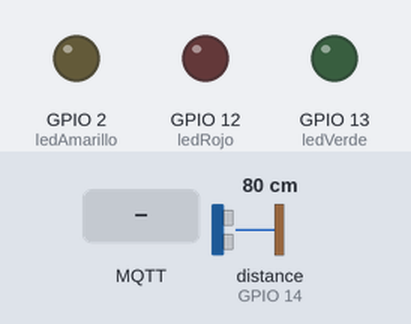
Bench run of a sketch on a simulated ESP32. Shown: output pins drawn as LEDs (lit = HIGH). Wiring (inferred from the names in the program): ultrasonic range finder: trigger GPIO 15; echo GPIO 14. The test bench sets the inputs (shaded band); at power-on: distance to the obstacle (sensor on GPIO 14) 80 cm. The echo pulse lasts 58.3 µs per cm; WiFi joins after 1.5 s; servers stay silent unless stated; no MQTT or app messages arrive unless stated; the camera gives no picture; pins used as bus, display or sensor lines are not drawn; what the sketch prints to the serial monitor is not drawn.

Above: at 1.5 s.
1.6 s: MQTT message "0" arrives on the first subscribed topic
At 2.8 s:
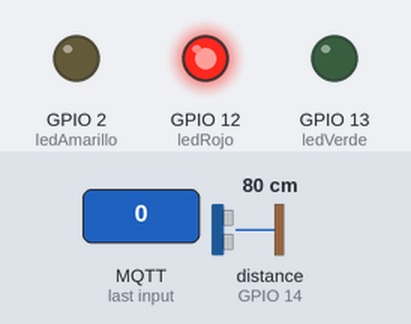
3.1 s: MQTT message "1" arrives on the first subscribed topic
At 4.1 s:
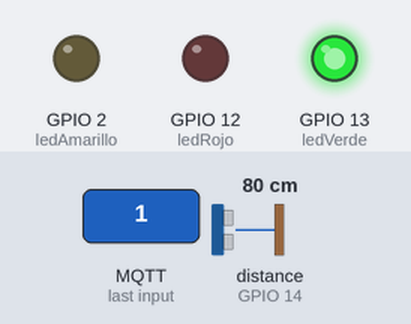
4.6 s: MQTT message "2" arrives on the first subscribed topic
At 5.3 s:
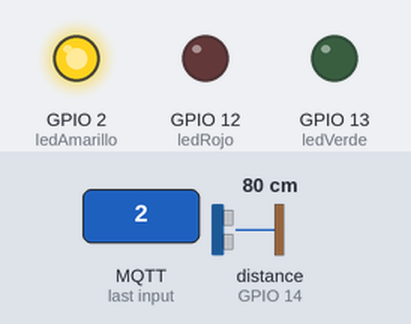
Timing chart, 0 to 7.6 s (numbered marks = the images above; inputs shaded):
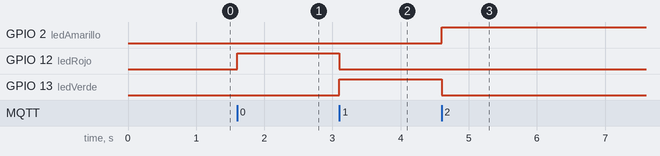

Measured:
- after the input at 1.6 s, GPIO 12 (ledRojo): LOW → HIGH at once
- after the input at 3.1 s, GPIO 12 (ledRojo): HIGH → LOW at once; GPIO 13 (ledVerde): LOW → HIGH at once
- after the input at 4.6 s, GPIO 2 (ledAmarillo): LOW → HIGH at once; GPIO 13 (ledVerde): HIGH → LOW at once

The sketch:

esp32-to-iotcore.ino
```cpp
#define MQTT_MAX_PACKET_SIZE 23552  // Ajusta este valor según sea necesario
#include <PubSubClient.h>
#include "secrets.h"
#include <WiFiClientSecure.h>
#include "WiFi.h"
#include "esp_camera.h"

#define PWDN_GPIO_NUM  -1
#define RESET_GPIO_NUM -1
#define XCLK_GPIO_NUM  21
#define SIOD_GPIO_NUM  26
#define SIOC_GPIO_NUM  27

#define Y9_GPIO_NUM    35
#define Y8_GPIO_NUM    34
#define Y7_GPIO_NUM    39
#define Y6_GPIO_NUM    36
#define Y5_GPIO_NUM    19
#define Y4_GPIO_NUM    18
#define Y3_GPIO_NUM    5
#define Y2_GPIO_NUM    4
#define VSYNC_GPIO_NUM 25
#define HREF_GPIO_NUM  23
#define PCLK_GPIO_NUM  22

const int bufferSize = 1024 * 23; // 23552 bytes
#define TRIG_PIN  15  // TRIG
#define ECHO_PIN  14  // ECHO
const int ledRojo = 12; // Cambia por el pin real usado para el LED rojo
const int ledVerde = 13; // Cambia por el pin real usado para el LED verde
const int ledAmarillo = 2; // Cambia por el pin real usado para el LED amarillo
#define MAX_DISTANCE 20  // Distancia máxima en cm para considerar un objeto "cerca"

// Configuración del MQTT
#define ESP32WROVER_PUBLISH_TOPIC "esp32/wrover_0"
#define LED_SUBSCRIBE_TOPIC "esp32/led_status"

// Instancia del cliente WiFi y MQTT
WiFiClientSecure net;
PubSubClient client(net);

// Prototipos de funciones
void messageReceived(char* topic, byte* payload, unsigned int length);

void cameraInit(){
  camera_config_t config;
  config.ledc_channel = LEDC_CHANNEL_0;
  config.ledc_timer = LEDC_TIMER_0;
  config.pin_d0 = Y2_GPIO_NUM;
  config.pin_d1 = Y3_GPIO_NUM;
  config.pin_d2 = Y4_GPIO_NUM;
  config.pin_d3 = Y5_GPIO_NUM;
  config.pin_d4 = Y6_GPIO_NUM;
  config.pin_d5 = Y7_GPIO_NUM;
  config.pin_d6 = Y8_GPIO_NUM;
  config.pin_d7 = Y9_GPIO_NUM;
  config.pin_xclk = XCLK_GPIO_NUM;
  config.pin_pclk = PCLK_GPIO_NUM;
  config.pin_vsync = VSYNC_GPIO_NUM;
  config.pin_href = HREF_GPIO_NUM;
  config.pin_sscb_sda = SIOD_GPIO_NUM;
  config.pin_sscb_scl = SIOC_GPIO_NUM;
  config.pin_pwdn = PWDN_GPIO_NUM;
  config.pin_reset = RESET_GPIO_NUM;
  config.xclk_freq_hz = 20000000;
  config.frame_size = FRAMESIZE_VGA; // 640x480
  config.pixel_format = PIXFORMAT_JPEG;
  config.jpeg_quality = 10;
  config.fb_count = 2;

  // camera init
  esp_err_t err = esp_camera_init(&config);
  if (err != ESP_OK) {
    Serial.printf("Camera init failed with error 0x%x", err);
    ESP.restart();
    return;
  }
}
void mqttInit() {
  net.setCACert(AWS_CERT_CA);
  net.setCertificate(AWS_CERT_CRT);
  net.setPrivateKey(AWS_CERT_PRIVATE);

  client.setServer(AWS_IOT_ENDPOINT, 8883);
  client.setBufferSize(bufferSize);
  client.setCallback(messageReceived);

  // Conectar al servidor MQTT
  connectAWS();
}
void callback(char* topic, byte* payload, unsigned int length) {
  payload[length] = '\0';  // Asegura que el mensaje sea una cadena terminada en nulo
  String message = String((char*) payload);
  int ledStatus = message.toInt();  // Convierte el mensaje en un entero
  setLED(ledStatus);
}

void grabImage(){
  camera_fb_t * fb = esp_camera_fb_get();
  if(fb != NULL && fb->format == PIXFORMAT_JPEG && fb->len < bufferSize){
    Serial.print("Image Length: ");
    Serial.print(fb->len);
    Serial.print("\t Publish Image: ");
    bool result = client.publish(ESP32WROVER_PUBLISH_TOPIC,fb->buf, fb->len);
    Serial.println(result);

    if(!result){
      ESP.restart();
    }
  }
  esp_camera_fb_return(fb);
  delay(1);
}


float getDistance() {
  digitalWrite(TRIG_PIN, HIGH);
  delayMicroseconds(10);
  digitalWrite(TRIG_PIN, LOW);

  // Tiempo en el que el pulso está en HIGH. Esto es el tiempo que tarda en ir y volver
  long duration = pulseIn(ECHO_PIN, HIGH);

  // Calcula la distancia en centímetros
  float distance = (float)duration / 29.1 / 2;

  return distance;
}

void connectAWS() {
  Serial.print("Conectando a AWS IoT...");
  while (!client.connect(THINGNAME)) {
    Serial.print(".");
    delay(1000);
  }

  Serial.println("AWS IoT conectado!");
  client.subscribe(LED_SUBSCRIBE_TOPIC);
}

void reconnect() {
  // Ciclo hasta que estemos reconectados
  while (!client.connected()) {
    Serial.print("Intentando conexión MQTT...");
    if (client.connect(THINGNAME)) {
      Serial.println("conectado");
      client.subscribe(LED_SUBSCRIBE_TOPIC);
    } else {
      Serial.print("falló, rc=");
      Serial.print(client.state());
      Serial.println(" intentando de nuevo en 5 segundos");
      delay(5000);
    }
  }
}

void messageReceived(char* topic, byte* payload, unsigned int length) {
  // Asegúrate de que el mensaje es para el topic de LED
  if (String(topic) == LED_SUBSCRIBE_TOPIC) {
    payload[length] = '\0'; // Asegura que el mensaje sea una cadena terminada en nulo
    int ledStatus = atoi((char*)payload); // Convierte el mensaje en un entero
    setLED(ledStatus);
  }
}

void setLED(int status) {
  // Apaga todos los LEDs primero
  digitalWrite(ledRojo, LOW);
  digitalWrite(ledVerde, LOW);
  digitalWrite(ledAmarillo, LOW);

  // Enciende el LED basado en el valor de 'status'
  switch(status) {
    case 0:
      digitalWrite(ledRojo, HIGH);
      break;
    case 1:
      digitalWrite(ledVerde, HIGH);
      break;
    case 2:
      digitalWrite(ledAmarillo, HIGH);
      break;
  }
}

void setup() {
  // Inicializar Serial, WiFi, cámara y MQTT
  Serial.begin(115200);
  // Inicialización para el sensor HC-SR04
  pinMode(TRIG_PIN, OUTPUT);
  digitalWrite(TRIG_PIN, LOW);
  pinMode(ECHO_PIN, INPUT);
  // Configurar pines de LED como salidas
  pinMode(ledRojo, OUTPUT);
  pinMode(ledVerde, OUTPUT);
  pinMode(ledAmarillo, OUTPUT);

  WiFi.mode(WIFI_STA);
  WiFi.begin(WIFI_SSID, WIFI_PASSWORD);
  cameraInit();
  mqttInit();

}

void loop() {
  if (!client.connected()) {
    reconnect();
  }
  client.loop();
  float distance = getDistance();
  if (distance < MAX_DISTANCE) {
    Serial.println("DISTANCE");
    Serial.println(distance);
    if(client.connected()) grabImage();
    delay(500000);  // Para evitar enviar imágenes constantemente, espera 5 segundos antes de la próxima medición
  }

}
```

secrets.h
```cpp
#include <pgmspace.h>

#define SECRET
#define THINGNAME "esp32_wrover_1"

const char WIFI_SSID[] = "Manguito 🐱";
const char WIFI_PASSWORD[] = "0c2c95b8";

const char AWS_IOT_ENDPOINT[] = "a29do128lzv9gz-ats.iot.us-east-1.amazonaws.com";

// Amazon Root CA 1
static const char AWS_CERT_CA[] PROGMEM = R"EOF(
-----BEGIN CERTIFICATE-----
MIIDQTCCAimgAwIBAgITBmyfz5m/jAo54vB4ikPmljZbyjANBgkqhkiG9w0BAQsF
ADA5MQswCQYDVQQGEwJVUzEPMA0GA1UEChMGQW1hem9uMRkwFwYDVQQDExBBbWF6
b24gUm9vdCBDQSAxMB4XDTE1MDUyNjAwMDAwMFoXDTM4MDExNzAwMDAwMFowOTEL
MAkGA1UEBhMCVVMxDzANBgNVBAoTBkFtYXpvbjEZMBcGA1UEAxMQQW1hem9uIFJv
b3QgQ0EgMTCCASIwDQYJKoZIhvcNAQEBBQADggEPADCCAQoCggEBALJ4gHHKeNXj
ca9HgFB0fW7Y14h29Jlo91ghYPl0hAEvrAIthtOgQ3pOsqTQNroBvo3bSMgHFzZM
9O6II8c+6zf1tRn4SWiw3te5djgdYZ6k/oI2peVKVuRF4fn9tBb6dNqcmzU5L/qw
IFAGbHrQgLKm+a/sRxmPUDgH3KKHOVj4utWp+UhnMJbulHheb4mjUcAwhmahRWa6
VOujw5H5SNz/0egwLX0tdHA114gk957EWW67c4cX8jJGKLhD+rcdqsq08p8kDi1L
93FcXmn/6pUCyziKrlA4b9v7LWIbxcceVOF34GfID5yHI9Y/QCB/IIDEgEw+OyQm
jgSubJrIqg0CAwEAAaNCMEAwDwYDVR0TAQH/BAUwAwEB/zAOBgNVHQ8BAf8EBAMC
AYYwHQYDVR0OBBYEFIQYzIU07LwMlJQuCFmcx7IQTgoIMA0GCSqGSIb3DQEBCwUA
A4IBAQCY8jdaQZChGsV2USggNiMOruYou6r4lK5IpDB/G/wkjUu0yKGX9rbxenDI
U5PMCCjjmCXPI6T53iHTfIUJrU6adTrCC2qJeHZERxhlbI1Bjjt/msv0tadQ1wUs
N+gDS63pYaACbvXy8MWy7Vu33PqUXHeeE6V/Uq2V8viTO96LXFvKWlJbYK8U90vv
o/ufQJVtMVT8QtPHRh8jrdkPSHCa2XV4cdFyQzR1bldZwgJcJmApzyMZFo6IQ6XU
5MsI+yMRQ+hDKXJioaldXgjUkK642M4UwtBV8ob2xJNDd2ZhwLnoQdeXeGADbkpy
rqXRfboQnoZsG4q5WTP468SQvvG5
-----END CERTIFICATE-----
)EOF";

// Device Certificate
static const char AWS_CERT_CRT[] PROGMEM = R"KEY(
-----BEGIN CERTIFICATE-----
MIIDWjCCAkKgAwIBAgIVANeMZYFe/dUXXxz/ckhpTaCsmDaqMA0GCSqGSIb3DQEB
CwUAME0xSzBJBgNVBAsMQkFtYXpvbiBXZWIgU2VydmljZXMgTz1BbWF6b24uY29t
IEluYy4gTD1TZWF0dGxlIFNUPVdhc2hpbmd0b24gQz1VUzAeFw0yNDEwMTIxNDM3
NTZaFw00OTEyMzEyMzU5NTlaMB4xHDAaBgNVBAMME0FXUyBJb1QgQ2VydGlmaWNh
dGUwggEiMA0GCSqGSIb3DQEBAQUAA4IBDwAwggEKAoIBAQDc38zjCSPiYJ17Y0hZ
bTvlCdAchDKUkopPwaZ3hIAFbEO/JU/fqzyehcliVmVZRC2xnq9hnqLqMmyG+CpZ
gB+95JQgpTIpkjwEZ/vHV1MJcWtN+8u71ISNdRPUHNX65Ur5FUH6SdoZ7rSP0Hq4
ir8p5BzuH5sKOVimDqSMGxh7Rov1AoR+zSyr4r1BlSRnfQ3ei1rPCmKuays4Dk0l
UbAaubGRGc6Uz4OBYdiPAewXMCa8Zvj8K5NreyyYjjfXlrjViIRTSCdHDDmqrzWs
wJyQh4nJ1ynnnhYdt1+yLXmPT2E3SWKhWw7FK8LqYCV5HvWuQoX5tvxDIESk+ppG
es//AgMBAAGjYDBeMB8GA1UdIwQYMBaAFIwHL3si8b0cpwYLwx4hOLlaDgRtMB0G
A1UdDgQWBBShB8qc5rTSN/k5wmJOrv1vZ1RLSjAMBgNVHRMBAf8EAjAAMA4GA1Ud
DwEB/wQEAwIHgDANBgkqhkiG9w0BAQsFAAOCAQEAFY1nlPrNO1nEPwqUS5uc0dMn
KmURYDEkpXBJvtaBrG9zVyMb6wcpY+llvyb/ynz5NzMpeWGayNo3HSzkZGbV/O0V
k0p/FKDcBuVzAYQlJ5ECtDOJ7uSeEqegTHQ2/4L5O/n5Yns0dlgC1yOVyswaloNG
+cda0fdLvgyx3IQ+tfxjG/KUljnT9BBaQ79ScGC/c2sBwnmvEJBBcZpdOYbZlgNJ
RpIJcKxzHdodxMIQC9fQ1Pwoffk90rW4By5XKfLyrI0Inuo/NsLB3amvDz1SZ0U/
sVlJd736uDPJCGZCNyb56Fw+4SKNIwkPr2lRPpvuLa/7znUzk2XBHSed4Ig+nQ==
-----END CERTIFICATE-----
)KEY";

// Device Private Key
static const char AWS_CERT_PRIVATE[] PROGMEM = R"KEY(
-----BEGIN RSA PRIVATE KEY-----
MIIEogIBAAKCAQEA3N/M4wkj4mCde2NIWW075QnQHIQylJKKT8Gmd4SABWxDvyVP
36s8noXJYlZlWUQtsZ6vYZ6i6jJshvgqWYAfveSUIKUyKZI8BGf7x1dTCXFrTfvL
u9SEjXUT1BzV+uVK+RVB+knaGe60j9B6uIq/KeQc7h+bCjlYpg6kjBsYe0aL9QKE
fs0sq+K9QZUkZ30N3otazwpirmsrOA5NJVGwGrmxkRnOlM+DgWHYjwHsFzAmvGb4
/CuTa3ssmI4315a41YiEU0gnRww5qq81rMCckIeJydcp554WHbdfsi15j09hN0li
oVsOxSvC6mAleR71rkKF+bb8QyBEpPqaRnrP/wIDAQABAoIBADdD0DImgVINNpo+
90VY7ZmbYPUhpr5CBFV8cLiK8LVqp3DWVyvx3pMTipYOZAF36677s4pLdRwATeNf
iMkoI8kRvnaEnw6DxnybwAXata4xMNYsYIe43wm9954lMO08HgxA42dKv0Wp0ogB
dBNks/w5VXvHcLWYL7QtCcL8rJ17TEKjs/bHL3rK4hPX67mLE13lyCwKRECo2CdF
aNDNEj+C4cMUTOcLVxsdSBa4G6NYoKt9mrNihNOHPSzUNSULGNVPDMbgfj4QiA7k
AAGFzMfd7BS3XIzxCgFK7Q0flH+Dr9wcppVRliygUzAMTQRV5+giE0rBonS7onKQ
R8NDxhECgYEA+DCaTlqZSmEWC/d0DkO/qtcVQDUwH7Znc9n8isIMMKwQUH6kqkMy
OwDf3FIKKvbilV68/Kz4jeX9X7lEIddv94R1papFXbkoQNeqH3PGSnygd+gKnBJc
QYGHedkTVA/4orw35JGhm+u5L+XkPqkodHsCupQ8Dsb1kZm7kEFtJg0CgYEA49Ml
ImaYwzGwu+zlfOdnYjO/0jJnIvtOm7unCWLmCB5uaODnu1Mz9vCH7iANSvxUX9AH
3wGnG0iK3zMCPdJvydWWWY5rhipmo7/xBwY2M8PdxCBBH0Q7MkZe8i41ASLqOLkh
37J9KhCEh9VwPRqKf9tjFfnWxIum8yRunk5vdzsCgYAb5iLCYg7PPKCk0bk7DUST
aMAbyp7RQcjZTgzEcFG8eusOkV3jQdB4r316n8JC2CPaVJ777Fm4Yb0csI/HGhed
BEfRSpWnlnO+7j9Sb8o/f0jukaf3qVyzhGL9QHiav3zcljnWOMSo6VOU3cvNe2hv
x5Aj9xvVMWpTZqud6KzjVQKBgHneK6IQQa1Aemq8WTIMUrgsOHMHNTZ4Od+CbOLP
fX9gT+1YSX1iD40Ls5rEmHfBLJ0oGd3H84zbrDWjApLxa40K7OcxEQFu0wLLHPKF
9x6PqqRMIKnKBORq0kU4RHA8LhBzr9QKlXuX5F0I5oY5GVc1kvZhc+olTgQIPAgA
qw2bAoGAIdXMi7KyN0JdVLhRZFHNfY4IeTijCJ6drtlgaPg3DHyUoPeBMzt6IsxO
//LhMImzsGWp/vjXaxc3nm6RkBrZWtouzx+2TOdPqIqZj3UMXm1ErmHdiOwFsSNy
+ALE3WD5/S1LvfWz8pkeBUOySMf32spyKDLu+zt+TJZ4ZR6hASM=
-----END RSA PRIVATE KEY-----
)KEY";
```
